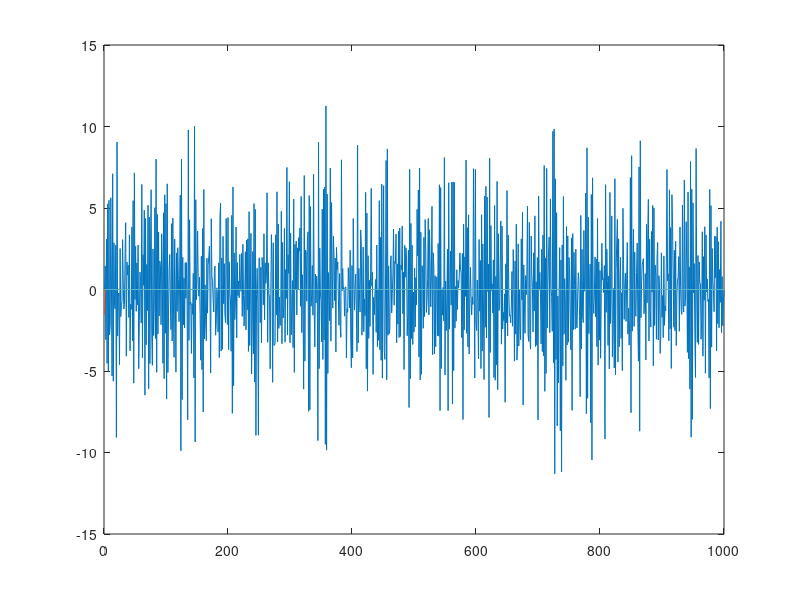

This chart was generated by the following MATLAB code:
o = zeros(1000);
for x = 1:1000
alpha = 1.6;
gamma = 3;
lambda = 0.1;
randNum = rand();
       if randNum < lambda
           r = 0;
       else
           r = randn();
       end
       o(x + 1) = (1 - alpha) * o(x) + randn() + gamma * r;
end
plot(o);